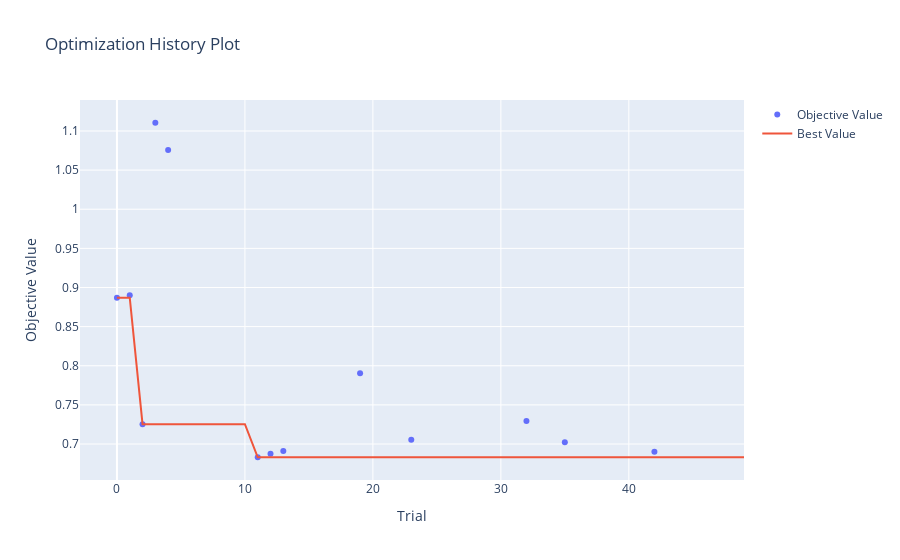

The code cell stored with this chart in its notebook:
### Code cell
# create graph directory for this model
graph_path = pathlib.Path(
    f"../../figures/{mlp_params.MODEL_TYPE}/{mlp_params.MODEL_NAME}/{mlp_params.CELL_TYPE}/hyperparameter_optimization"
)

pathlib.Path(graph_path).mkdir(parents=True, exist_ok=True)
fig = optuna.visualization.plot_optimization_history(study)


graph_path = f"{graph_path}/plot_optimization_history_graph"

fig.write_image(pathlib.Path(f"{graph_path}.png"))
fig.show()

### Figure 1 — Plotly figure (JSON) as saved in the notebook; plotly's stock layout.template omitted (floating-point values rounded to 4 significant figures)
{"data": [{"mode": "markers", "name": "Objective Value", "type": "scatter", "x": [0, 1, 2, 3, 4, 11, 12, 13, 19, 23, 32, 35, 42], "y": [0.887, 0.89, 0.7254, 1.111, 1.076, 0.6831, 0.6875, 0.6909, 0.7904, 0.7056, 0.7294, 0.7022, 0.69]}, {"mode": "lines", "name": "Best Value", "type": "scatter", "x": [0, 1, 2, 3, 4, 5, 6, 7, 8, 9, 10, 11, 12, 13, 14, 15, 16, 17, 18, 19, 20, 21, 22, 23, 24, 25, 26, 27, 28, 29, 30, 31, 32, 33, 34, 35, 36, 37, 38, 39, 40, 41, 42, 43, 44, 45, 46, 47, 48, 49], "y": [0.887, 0.887, 0.7254, 0.7254, 0.7254, 0.7254, 0.7254, 0.7254, 0.7254, 0.7254, 0.7254, 0.6831, 0.6831, 0.6831, 0.6831, 0.6831, 0.6831, 0.6831, 0.6831, 0.6831, 0.6831, 0.6831, 0.6831, 0.6831, 0.6831, 0.6831, 0.6831, 0.6831, 0.6831, 0.6831, 0.6831, 0.6831, 0.6831, 0.6831, 0.6831, 0.6831, 0.6831, 0.6831, 0.6831, 0.6831, 0.6831, 0.6831, 0.6831, 0.6831, 0.6831, 0.6831, 0.6831, 0.6831, 0.6831, 0.6831]}, {"marker": {"color": "#cccccc"}, "mode": "markers", "name": "Infeasible Trial", "showlegend": false, "type": "scatter", "x": [], "y": []}], "layout": {"title": {"text": "Optimization History Plot"}, "xaxis": {"title": {"text": "Trial"}}, "yaxis": {"title": {"text": "Objective Value"}}}}
